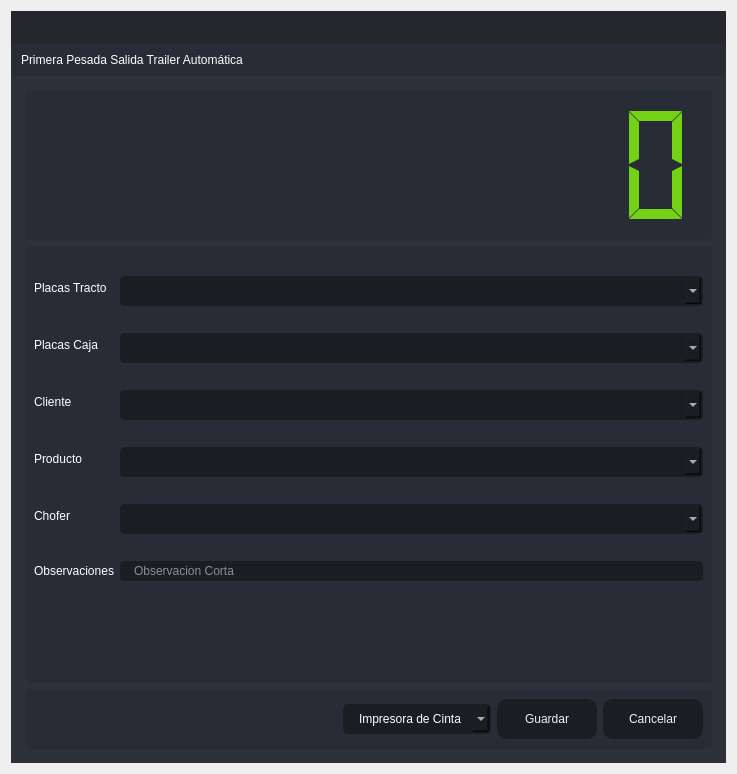
<?xml version="1.0" encoding="UTF-8"?>
<ui version="4.0">
 <class>PrimeraPTA</class>
 <widget class="QDialog" name="PrimeraPTA">
  <property name="windowModality">
   <enum>Qt::ApplicationModal</enum>
  </property>
  <property name="geometry">
   <rect>
    <x>0</x>
    <y>0</y>
    <width>737</width>
    <height>774</height>
   </rect>
  </property>
  <property name="minimumSize">
   <size>
    <width>737</width>
    <height>774</height>
   </size>
  </property>
  <property name="maximumSize">
   <size>
    <width>737</width>
    <height>774</height>
   </size>
  </property>
  <property name="windowTitle">
   <string>Primera Pesada Salida Trailer Automática</string>
  </property>
  <layout class="QVBoxLayout" name="verticalLayout_6">
   <item>
    <widget class="QFrame" name="frame_main">
     <property name="styleSheet">
      <string notr="true">/* LINE EDIT */
QLineEdit {
	background-color: rgb(27, 29, 35);
	border-radius: 5px;
	border: 2px solid rgb(27, 29, 35);
	padding-left: 10px;
}
QLineEdit:hover {
	border: 2px solid rgb(64, 71, 88);
}
QLineEdit:focus {
	border: 2px solid rgb(91, 101, 124);
}

/* SCROLL BARS */
QScrollBar:horizontal {
    border: none;
    background: rgb(52, 59, 72);
    height: 14px;
    margin: 0px 21px 0 21px;
	border-radius: 0px;
}
QScrollBar::handle:horizontal {
    background: rgb(85, 170, 255);
    min-width: 25px;
	border-radius: 7px
}
QScrollBar::add-line:horizontal {
    border: none;
    background: rgb(55, 63, 77);
    width: 20px;
	border-top-right-radius: 7px;
    border-bottom-right-radius: 7px;
    subcontrol-position: right;
    subcontrol-origin: margin;
}
QScrollBar::sub-line:horizontal {
    border: none;
    background: rgb(55, 63, 77);
    width: 20px;
	border-top-left-radius: 7px;
    border-bottom-left-radius: 7px;
    subcontrol-position: left;
    subcontrol-origin: margin;
}
QScrollBar::up-arrow:horizontal, QScrollBar::down-arrow:horizontal
{
     background: none;
}
QScrollBar::add-page:horizontal, QScrollBar::sub-page:horizontal
{
     background: none;
}
 QScrollBar:vertical {
	border: none;
    background: rgb(52, 59, 72);
    width: 14px;
    margin: 21px 0 21px 0;
	border-radius: 0px;
 }
 QScrollBar::handle:vertical {	
	background: rgb(85, 170, 255);
    min-height: 25px;
	border-radius: 7px
 }
 QScrollBar::add-line:vertical {
     border: none;
    background: rgb(55, 63, 77);
     height: 20px;
	border-bottom-left-radius: 7px;
    border-bottom-right-radius: 7px;
     subcontrol-position: bottom;
     subcontrol-origin: margin;
 }
 QScrollBar::sub-line:vertical {
	border: none;
    background: rgb(55, 63, 77);
     height: 20px;
	border-top-left-radius: 7px;
    border-top-right-radius: 7px;
     subcontrol-position: top;
     subcontrol-origin: margin;
 }
 QScrollBar::up-arrow:vertical, QScrollBar::down-arrow:vertical {
     background: none;
 }

 QScrollBar::add-page:vertical, QScrollBar::sub-page:vertical {
     background: none;
 }

/* CHECKBOX */
QCheckBox::indicator {
    border: 3px solid rgb(52, 59, 72);
	width: 15px;
	height: 15px;
	border-radius: 10px;
    background: rgb(44, 49, 60);
}
QCheckBox::indicator:hover {
    border: 3px solid rgb(58, 66, 81);
}
QCheckBox::indicator:checked {
    background: 3px solid rgb(52, 59, 72);
	border: 3px solid rgb(52, 59, 72);	
	background-image: url(:/16x16/icons/16x16/cil-check-alt.png);
}

/* RADIO BUTTON */
QRadioButton::indicator {
    border: 3px solid rgb(52, 59, 72);
	width: 15px;
	height: 15px;
	border-radius: 10px;
    background: rgb(44, 49, 60);
}
QRadioButton::indicator:hover {
    border: 3px solid rgb(58, 66, 81);
}
QRadioButton::indicator:checked {
    background: 3px solid rgb(94, 106, 130);
	border: 3px solid rgb(52, 59, 72);	
}

/* COMBOBOX */
QComboBox{
	background-color: rgb(27, 29, 35);
	border-radius: 5px;
	border: 2px solid rgb(27, 29, 35);
	padding: 5px;
	padding-left: 10px;
}
QComboBox:hover{
	border: 2px solid rgb(64, 71, 88);
}
QComboBox::drop-down {
	subcontrol-origin: padding;
	subcontrol-position: top right;
	width: 25px; 
	border-left-width: 3px;
	border-left-color: rgba(39, 44, 54, 150);
	border-left-style: solid;
	border-top-right-radius: 3px;
	border-bottom-right-radius: 3px;	
	background-image: url(:/16x16/icons/16x16/cil-arrow-bottom.png);
	background-position: center;
	background-repeat: no-reperat;
 }
QComboBox QAbstractItemView {
	color: rgb(85, 170, 255);	
	background-color: rgb(27, 29, 35);
	padding: 10px;
	selection-background-color: rgb(39, 44, 54);
}

/* SLIDERS */
QSlider::groove:horizontal {
    border-radius: 9px;
    height: 18px;
	margin: 0px;
	background-color: rgb(52, 59, 72);
}
QSlider::groove:horizontal:hover {
	background-color: rgb(55, 62, 76);
}
QSlider::handle:horizontal {
    background-color: rgb(85, 170, 255);
    border: none;
    height: 18px;
    width: 18px;
    margin: 0px;
	border-radius: 9px;
}
QSlider::handle:horizontal:hover {
    background-color: rgb(105, 180, 255);
}
QSlider::handle:horizontal:pressed {
    background-color: rgb(65, 130, 195);
}

QSlider::groove:vertical {
    border-radius: 9px;
    width: 18px;
    margin: 0px;
	background-color: rgb(52, 59, 72);
}
QSlider::groove:vertical:hover {
	background-color: rgb(55, 62, 76);
}
QSlider::handle:vertical {
    background-color: rgb(85, 170, 255);
	border: none;
    height: 18px;
    width: 18px;
    margin: 0px;
	border-radius: 9px;
}
QSlider::handle:vertical:hover {
    background-color: rgb(105, 180, 255);
}
QSlider::handle:vertical:pressed {
    background-color: rgb(65, 130, 195);
}

</string>
     </property>
     <property name="frameShape">
      <enum>QFrame::NoFrame</enum>
     </property>
     <property name="frameShadow">
      <enum>QFrame::Raised</enum>
     </property>
     <layout class="QVBoxLayout" name="verticalLayout">
      <property name="spacing">
       <number>0</number>
      </property>
      <property name="leftMargin">
       <number>0</number>
      </property>
      <property name="topMargin">
       <number>0</number>
      </property>
      <property name="rightMargin">
       <number>0</number>
      </property>
      <property name="bottomMargin">
       <number>0</number>
      </property>
      <item>
       <widget class="QFrame" name="frame_top">
        <property name="minimumSize">
         <size>
          <width>0</width>
          <height>65</height>
         </size>
        </property>
        <property name="maximumSize">
         <size>
          <width>16777215</width>
          <height>65</height>
         </size>
        </property>
        <property name="styleSheet">
         <string notr="true">background-color: transparent;</string>
        </property>
        <property name="frameShape">
         <enum>QFrame::NoFrame</enum>
        </property>
        <property name="frameShadow">
         <enum>QFrame::Raised</enum>
        </property>
        <layout class="QHBoxLayout" name="horizontalLayout_3">
         <property name="spacing">
          <number>0</number>
         </property>
         <property name="leftMargin">
          <number>0</number>
         </property>
         <property name="topMargin">
          <number>0</number>
         </property>
         <property name="rightMargin">
          <number>0</number>
         </property>
         <property name="bottomMargin">
          <number>0</number>
         </property>
         <item>
          <widget class="QFrame" name="frame_toggle">
           <property name="maximumSize">
            <size>
             <width>70</width>
             <height>16777215</height>
            </size>
           </property>
           <property name="styleSheet">
            <string notr="true">background-color: rgb(27, 29, 35);</string>
           </property>
           <property name="frameShape">
            <enum>QFrame::NoFrame</enum>
           </property>
           <property name="frameShadow">
            <enum>QFrame::Raised</enum>
           </property>
           <layout class="QVBoxLayout" name="verticalLayout_3">
            <property name="spacing">
             <number>0</number>
            </property>
            <property name="leftMargin">
             <number>0</number>
            </property>
            <property name="topMargin">
             <number>0</number>
            </property>
            <property name="rightMargin">
             <number>0</number>
            </property>
            <property name="bottomMargin">
             <number>0</number>
            </property>
           </layout>
          </widget>
         </item>
         <item>
          <widget class="QFrame" name="frame_top_right">
           <property name="styleSheet">
            <string notr="true">background: transparent;</string>
           </property>
           <property name="frameShape">
            <enum>QFrame::NoFrame</enum>
           </property>
           <property name="frameShadow">
            <enum>QFrame::Raised</enum>
           </property>
           <layout class="QVBoxLayout" name="verticalLayout_2">
            <property name="spacing">
             <number>0</number>
            </property>
            <property name="leftMargin">
             <number>0</number>
            </property>
            <property name="topMargin">
             <number>0</number>
            </property>
            <property name="rightMargin">
             <number>0</number>
            </property>
            <property name="bottomMargin">
             <number>0</number>
            </property>
            <item>
             <widget class="QFrame" name="frame_top_btns">
              <property name="maximumSize">
               <size>
                <width>16777215</width>
                <height>42</height>
               </size>
              </property>
              <property name="styleSheet">
               <string notr="true">background-color: rgba(27, 29, 35, 200)</string>
              </property>
              <property name="frameShape">
               <enum>QFrame::NoFrame</enum>
              </property>
              <property name="frameShadow">
               <enum>QFrame::Raised</enum>
              </property>
              <layout class="QHBoxLayout" name="horizontalLayout_4">
               <property name="spacing">
                <number>0</number>
               </property>
               <property name="leftMargin">
                <number>0</number>
               </property>
               <property name="topMargin">
                <number>0</number>
               </property>
               <property name="rightMargin">
                <number>0</number>
               </property>
               <property name="bottomMargin">
                <number>0</number>
               </property>
               <item>
                <widget class="QFrame" name="frame_label_top_btns">
                 <property name="sizePolicy">
                  <sizepolicy hsizetype="Expanding" vsizetype="Preferred">
                   <horstretch>0</horstretch>
                   <verstretch>0</verstretch>
                  </sizepolicy>
                 </property>
                 <property name="frameShape">
                  <enum>QFrame::NoFrame</enum>
                 </property>
                 <property name="frameShadow">
                  <enum>QFrame::Raised</enum>
                 </property>
                 <layout class="QHBoxLayout" name="horizontalLayout_10">
                  <property name="spacing">
                   <number>0</number>
                  </property>
                  <property name="leftMargin">
                   <number>5</number>
                  </property>
                  <property name="topMargin">
                   <number>0</number>
                  </property>
                  <property name="rightMargin">
                   <number>10</number>
                  </property>
                  <property name="bottomMargin">
                   <number>0</number>
                  </property>
                 </layout>
                </widget>
               </item>
               <item alignment="Qt::AlignRight">
                <widget class="QFrame" name="frame_btns_right">
                 <property name="sizePolicy">
                  <sizepolicy hsizetype="Expanding" vsizetype="Preferred">
                   <horstretch>0</horstretch>
                   <verstretch>0</verstretch>
                  </sizepolicy>
                 </property>
                 <property name="maximumSize">
                  <size>
                   <width>120</width>
                   <height>16777215</height>
                  </size>
                 </property>
                 <property name="frameShape">
                  <enum>QFrame::NoFrame</enum>
                 </property>
                 <property name="frameShadow">
                  <enum>QFrame::Raised</enum>
                 </property>
                 <layout class="QHBoxLayout" name="horizontalLayout_5">
                  <property name="spacing">
                   <number>0</number>
                  </property>
                  <property name="leftMargin">
                   <number>0</number>
                  </property>
                  <property name="topMargin">
                   <number>0</number>
                  </property>
                  <property name="rightMargin">
                   <number>0</number>
                  </property>
                  <property name="bottomMargin">
                   <number>0</number>
                  </property>
                 </layout>
                </widget>
               </item>
              </layout>
             </widget>
            </item>
            <item>
             <widget class="QFrame" name="frame_top_info">
              <property name="maximumSize">
               <size>
                <width>16777215</width>
                <height>65</height>
               </size>
              </property>
              <property name="styleSheet">
               <string notr="true">background-color: rgb(39, 44, 54);</string>
              </property>
              <property name="frameShape">
               <enum>QFrame::NoFrame</enum>
              </property>
              <property name="frameShadow">
               <enum>QFrame::Raised</enum>
              </property>
              <layout class="QHBoxLayout" name="horizontalLayout_8">
               <property name="spacing">
                <number>0</number>
               </property>
               <property name="leftMargin">
                <number>10</number>
               </property>
               <property name="topMargin">
                <number>0</number>
               </property>
               <property name="rightMargin">
                <number>10</number>
               </property>
               <property name="bottomMargin">
                <number>0</number>
               </property>
               <item>
                <widget class="QLabel" name="label">
                 <property name="styleSheet">
                  <string notr="true">font: 75 16pt &quot;MS Shell Dlg 2&quot;;
color: rgb(255, 255, 255);</string>
                 </property>
                 <property name="text">
                  <string>Primera Pesada Salida Trailer Automática</string>
                 </property>
                </widget>
               </item>
              </layout>
             </widget>
            </item>
           </layout>
          </widget>
         </item>
        </layout>
       </widget>
      </item>
      <item>
       <widget class="QFrame" name="frame_center">
        <property name="sizePolicy">
         <sizepolicy hsizetype="Expanding" vsizetype="Expanding">
          <horstretch>0</horstretch>
          <verstretch>0</verstretch>
         </sizepolicy>
        </property>
        <property name="styleSheet">
         <string notr="true">background-color: rgb(40, 44, 52);</string>
        </property>
        <property name="frameShape">
         <enum>QFrame::NoFrame</enum>
        </property>
        <property name="frameShadow">
         <enum>QFrame::Raised</enum>
        </property>
        <layout class="QHBoxLayout" name="horizontalLayout_2">
         <property name="spacing">
          <number>0</number>
         </property>
         <property name="leftMargin">
          <number>0</number>
         </property>
         <property name="topMargin">
          <number>0</number>
         </property>
         <property name="rightMargin">
          <number>0</number>
         </property>
         <property name="bottomMargin">
          <number>0</number>
         </property>
         <item>
          <widget class="QFrame" name="frame_content_right">
           <property name="styleSheet">
            <string notr="true">background-color: rgb(44, 49, 60);</string>
           </property>
           <property name="frameShape">
            <enum>QFrame::NoFrame</enum>
           </property>
           <property name="frameShadow">
            <enum>QFrame::Raised</enum>
           </property>
           <layout class="QVBoxLayout" name="verticalLayout_4">
            <property name="spacing">
             <number>0</number>
            </property>
            <property name="leftMargin">
             <number>0</number>
            </property>
            <property name="topMargin">
             <number>0</number>
            </property>
            <property name="rightMargin">
             <number>0</number>
            </property>
            <property name="bottomMargin">
             <number>0</number>
            </property>
            <item>
             <widget class="QFrame" name="frame_content">
              <property name="frameShape">
               <enum>QFrame::NoFrame</enum>
              </property>
              <property name="frameShadow">
               <enum>QFrame::Raised</enum>
              </property>
              <layout class="QVBoxLayout" name="verticalLayout_9">
               <property name="spacing">
                <number>0</number>
               </property>
               <property name="leftMargin">
                <number>5</number>
               </property>
               <property name="topMargin">
                <number>5</number>
               </property>
               <property name="rightMargin">
                <number>5</number>
               </property>
               <property name="bottomMargin">
                <number>5</number>
               </property>
               <item>
                <widget class="QStackedWidget" name="stackedWidget">
                 <property name="styleSheet">
                  <string notr="true">background: transparent;</string>
                 </property>
                 <property name="currentIndex">
                  <number>0</number>
                 </property>
                 <widget class="QWidget" name="page_home">
                  <layout class="QVBoxLayout" name="verticalLayout_10">
                   <item>
                    <widget class="QFrame" name="frame_3">
                     <property name="minimumSize">
                      <size>
                       <width>0</width>
                       <height>150</height>
                      </size>
                     </property>
                     <property name="maximumSize">
                      <size>
                       <width>16777215</width>
                       <height>150</height>
                      </size>
                     </property>
                     <property name="styleSheet">
                      <string notr="true">background-color: rgb(39, 44, 54);
border-radius: 5px;</string>
                     </property>
                     <property name="frameShape">
                      <enum>QFrame::StyledPanel</enum>
                     </property>
                     <property name="frameShadow">
                      <enum>QFrame::Raised</enum>
                     </property>
                     <layout class="QVBoxLayout" name="verticalLayout_11">
                      <item>
                       <layout class="QVBoxLayout" name="verticalLayout_8">
                        <item>
                         <widget class="QLCDNumber" name="lcdNumber_7">
                          <property name="styleSheet">
                           <string notr="true">color:rgb(115, 210, 22)</string>
                          </property>
                          <property name="digitCount">
                           <number>10</number>
                          </property>
                          <property name="segmentStyle">
                           <enum>QLCDNumber::Flat</enum>
                          </property>
                          <property name="value" stdset="0">
                           <double>0.000000000000000</double>
                          </property>
                         </widget>
                        </item>
                       </layout>
                      </item>
                     </layout>
                    </widget>
                   </item>
                   <item>
                    <widget class="QFrame" name="frame">
                     <property name="styleSheet">
                      <string notr="true">background-color: rgb(39, 44, 54);
border-radius: 5px;</string>
                     </property>
                     <property name="frameShape">
                      <enum>QFrame::StyledPanel</enum>
                     </property>
                     <property name="frameShadow">
                      <enum>QFrame::Raised</enum>
                     </property>
                     <layout class="QVBoxLayout" name="verticalLayout_5">
                      <item>
                       <layout class="QVBoxLayout" name="verticalLayout_12">
                        <item>
                         <layout class="QFormLayout" name="formLayout">
                          <item row="0" column="0">
                           <widget class="QLabel" name="label_2">
                            <property name="styleSheet">
                             <string notr="true">color: rgb(255, 255, 255);
font: 75 12pt &quot;MS Shell Dlg 2&quot;;</string>
                            </property>
                            <property name="text">
                             <string>Placas Tracto</string>
                            </property>
                           </widget>
                          </item>
                          <item row="0" column="1">
                           <widget class="QComboBox" name="comboBox_placas">
                            <property name="styleSheet">
                             <string notr="true">QComboBox{
	background-color: rgb(27, 29, 35);
	border-radius: 5px;
	border: 2px solid rgb(27, 29, 35);
	padding: 5px;
	padding-left: 14px;
	color: rgb(255, 255, 255);
    font: 75 12pt &quot;MS Shell Dlg 2&quot;;
}
QComboBox:hover{
	border: 2px solid rgb(64, 71, 88);
}
QComboBox QAbstractItemView {
	color: rgb(85, 170, 255);	
	background-color: rgb(27, 29, 35);
	padding: 10px;
	selection-background-color: rgb(39, 44, 54);
}</string>
                            </property>
                           </widget>
                          </item>
                          <item row="1" column="0">
                           <widget class="QLabel" name="label_9">
                            <property name="styleSheet">
                             <string notr="true">color: rgb(255, 255, 255);
font: 75 12pt &quot;MS Shell Dlg 2&quot;;</string>
                            </property>
                            <property name="text">
                             <string>Placas Caja</string>
                            </property>
                           </widget>
                          </item>
                          <item row="1" column="1">
                           <widget class="QComboBox" name="comboBox_PlacasCaja">
                            <property name="styleSheet">
                             <string notr="true">QComboBox{
	background-color: rgb(27, 29, 35);
	border-radius: 5px;
	border: 2px solid rgb(27, 29, 35);
	padding: 5px;
	padding-left: 14px;
	color: rgb(255, 255, 255);
    font: 75 12pt &quot;MS Shell Dlg 2&quot;;
}
QComboBox:hover{
	border: 2px solid rgb(64, 71, 88);
}
QComboBox QAbstractItemView {
	color: rgb(85, 170, 255);	
	background-color: rgb(27, 29, 35);
	padding: 10px;
	selection-background-color: rgb(39, 44, 54);
}</string>
                            </property>
                           </widget>
                          </item>
                          <item row="2" column="0">
                           <widget class="QLabel" name="label_3">
                            <property name="styleSheet">
                             <string notr="true">color: rgb(255, 255, 255);
font: 75 12pt &quot;MS Shell Dlg 2&quot;;</string>
                            </property>
                            <property name="text">
                             <string>Cliente</string>
                            </property>
                           </widget>
                          </item>
                          <item row="2" column="1">
                           <widget class="QComboBox" name="comboBox_cliente">
                            <property name="styleSheet">
                             <string notr="true">QComboBox{
	background-color: rgb(27, 29, 35);
	border-radius: 5px;
	border: 2px solid rgb(27, 29, 35);
	padding: 5px;
	padding-left: 14px;
	color: rgb(255, 255, 255);
    font: 75 12pt &quot;MS Shell Dlg 2&quot;;
}
QComboBox:hover{
	border: 2px solid rgb(64, 71, 88);
}
QComboBox QAbstractItemView {
	color: rgb(85, 170, 255);	
	background-color: rgb(27, 29, 35);
	padding: 10px;
	selection-background-color: rgb(39, 44, 54);
}</string>
                            </property>
                           </widget>
                          </item>
                          <item row="3" column="0">
                           <widget class="QLabel" name="label_5">
                            <property name="styleSheet">
                             <string notr="true">color: rgb(255, 255, 255);
font: 75 12pt &quot;MS Shell Dlg 2&quot;;</string>
                            </property>
                            <property name="text">
                             <string>Producto</string>
                            </property>
                           </widget>
                          </item>
                          <item row="3" column="1">
                           <widget class="QComboBox" name="comboBox_productos">
                            <property name="styleSheet">
                             <string notr="true">QComboBox{
	background-color: rgb(27, 29, 35);
	border-radius: 5px;
	border: 2px solid rgb(27, 29, 35);
	padding: 5px;
	padding-left: 14px;
	color: rgb(255, 255, 255);
    font: 75 12pt &quot;MS Shell Dlg 2&quot;;
}
QComboBox:hover{
	border: 2px solid rgb(64, 71, 88);
}
QComboBox QAbstractItemView {
	color: rgb(85, 170, 255);	
	background-color: rgb(27, 29, 35);
	padding: 10px;
	selection-background-color: rgb(39, 44, 54);
}</string>
                            </property>
                           </widget>
                          </item>
                          <item row="4" column="0">
                           <widget class="QLabel" name="label_6">
                            <property name="styleSheet">
                             <string notr="true">color: rgb(255, 255, 255);
font: 75 12pt &quot;MS Shell Dlg 2&quot;;</string>
                            </property>
                            <property name="text">
                             <string>Chofer</string>
                            </property>
                           </widget>
                          </item>
                          <item row="4" column="1">
                           <widget class="QComboBox" name="comboBox_operador">
                            <property name="styleSheet">
                             <string notr="true">QComboBox{
	background-color: rgb(27, 29, 35);
	border-radius: 5px;
	border: 2px solid rgb(27, 29, 35);
	padding: 5px;
	padding-left: 14px;
	color: rgb(255, 255, 255);
    font: 75 12pt &quot;MS Shell Dlg 2&quot;;
}
QComboBox:hover{
	border: 2px solid rgb(64, 71, 88);
}
QComboBox QAbstractItemView {
	color: rgb(85, 170, 255);	
	background-color: rgb(27, 29, 35);
	padding: 10px;
	selection-background-color: rgb(39, 44, 54);
}</string>
                            </property>
                           </widget>
                          </item>
                          <item row="5" column="0">
                           <widget class="QLabel" name="label_7">
                            <property name="styleSheet">
                             <string notr="true">color: rgb(255, 255, 255);
font: 75 12pt &quot;MS Shell Dlg 2&quot;;</string>
                            </property>
                            <property name="text">
                             <string>Observaciones</string>
                            </property>
                           </widget>
                          </item>
                          <item row="6" column="0">
                           <widget class="Line" name="line">
                            <property name="orientation">
                             <enum>Qt::Horizontal</enum>
                            </property>
                           </widget>
                          </item>
                          <item row="6" column="1">
                           <spacer name="verticalSpacer">
                            <property name="orientation">
                             <enum>Qt::Vertical</enum>
                            </property>
                            <property name="sizeHint" stdset="0">
                             <size>
                              <width>20</width>
                              <height>40</height>
                             </size>
                            </property>
                           </spacer>
                          </item>
                          <item row="5" column="1">
                           <widget class="QLineEdit" name="observaciones">
                            <property name="styleSheet">
                             <string notr="true">QLineEdit {
	background-color: rgb(27, 29, 35);
	border-radius: 5px;
	border: 2px solid rgb(27, 29, 35);
	padding-left: 10px;
	font: 75 12pt &quot;MS Shell Dlg 2&quot;;
	color: rgb(255, 255, 255);
}
QLineEdit:hover {
	border: 2px solid rgb(64, 71, 88);
}
QLineEdit:focus {
	border: 2px solid rgb(91, 101, 124);
}</string>
                            </property>
                            <property name="maxLength">
                             <number>125</number>
                            </property>
                            <property name="placeholderText">
                             <string>Observacion Corta</string>
                            </property>
                           </widget>
                          </item>
                         </layout>
                        </item>
                       </layout>
                      </item>
                     </layout>
                    </widget>
                   </item>
                   <item>
                    <widget class="QFrame" name="frame_2">
                     <property name="minimumSize">
                      <size>
                       <width>0</width>
                       <height>60</height>
                      </size>
                     </property>
                     <property name="maximumSize">
                      <size>
                       <width>16777215</width>
                       <height>60</height>
                      </size>
                     </property>
                     <property name="styleSheet">
                      <string notr="true">background-color: rgb(39, 44, 54);
border-radius: 5px;</string>
                     </property>
                     <property name="frameShape">
                      <enum>QFrame::StyledPanel</enum>
                     </property>
                     <property name="frameShadow">
                      <enum>QFrame::Raised</enum>
                     </property>
                     <layout class="QHBoxLayout" name="horizontalLayout_9">
                      <item>
                       <layout class="QGridLayout" name="gridLayout">
                        <item row="0" column="3">
                         <widget class="QPushButton" name="btnr">
                          <property name="minimumSize">
                           <size>
                            <width>100</width>
                            <height>40</height>
                           </size>
                          </property>
                          <property name="styleSheet">
                           <string notr="true">QPushButton {
	border-color: rgb(27, 29, 35);
	font: 75 10pt &quot;MS Shell Dlg 2&quot;;
	color: rgb(240, 240, 240);
	background-color: rgb(27, 29, 35);
	border: 0px solid;
	border-radius: 10px;	
}
QPushButton:hover {
	background-color:rgb(44, 49, 60);
	border-color: rgb(27, 29, 35);
	border: 2px solid;
}</string>
                          </property>
                          <property name="text">
                           <string>Cancelar</string>
                          </property>
                         </widget>
                        </item>
                        <item row="0" column="0">
                         <spacer name="horizontalSpacer">
                          <property name="orientation">
                           <enum>Qt::Horizontal</enum>
                          </property>
                          <property name="sizeHint" stdset="0">
                           <size>
                            <width>40</width>
                            <height>20</height>
                           </size>
                          </property>
                         </spacer>
                        </item>
                        <item row="0" column="2">
                         <widget class="QPushButton" name="btn_guardar">
                          <property name="minimumSize">
                           <size>
                            <width>100</width>
                            <height>40</height>
                           </size>
                          </property>
                          <property name="styleSheet">
                           <string notr="true">QPushButton {
	border-color: rgb(27, 29, 35);
	font: 75 10pt &quot;MS Shell Dlg 2&quot;;
	color: rgb(240, 240, 240);
	background-color: rgb(27, 29, 35);
	border: 0px solid;
	border-radius: 10px;	
}
QPushButton:hover {
	background-color:rgb(44, 49, 60);
	border-color: rgb(27, 29, 35);
	border: 2px solid;
}</string>
                          </property>
                          <property name="text">
                           <string>Guardar</string>
                          </property>
                         </widget>
                        </item>
                        <item row="0" column="1">
                         <widget class="QComboBox" name="comboBox_impresora">
                          <property name="styleSheet">
                           <string notr="true">QComboBox{
	background-color: rgb(27, 29, 35);
	border-radius: 5px;
	border: 2px solid rgb(27, 29, 35);
	padding: 5px;
	padding-left: 14px;
	color: rgb(255, 255, 255);
    font: 75 12pt &quot;MS Shell Dlg 2&quot;;
}
QComboBox:hover{
	border: 2px solid rgb(64, 71, 88);
}
QComboBox QAbstractItemView {
	color: rgb(85, 170, 255);	
	background-color: rgb(27, 29, 35);
	padding: 10px;
	selection-background-color: rgb(39, 44, 54);
}</string>
                          </property>
                          <item>
                           <property name="text">
                            <string>Impresora de Cinta</string>
                           </property>
                          </item>
                          <item>
                           <property name="text">
                            <string>Impresora Windows</string>
                           </property>
                          </item>
                         </widget>
                        </item>
                       </layout>
                      </item>
                     </layout>
                    </widget>
                   </item>
                  </layout>
                 </widget>
                </widget>
               </item>
              </layout>
             </widget>
            </item>
           </layout>
          </widget>
         </item>
        </layout>
       </widget>
      </item>
     </layout>
    </widget>
   </item>
  </layout>
 </widget>
 <resources/>
 <connections/>
</ui>
